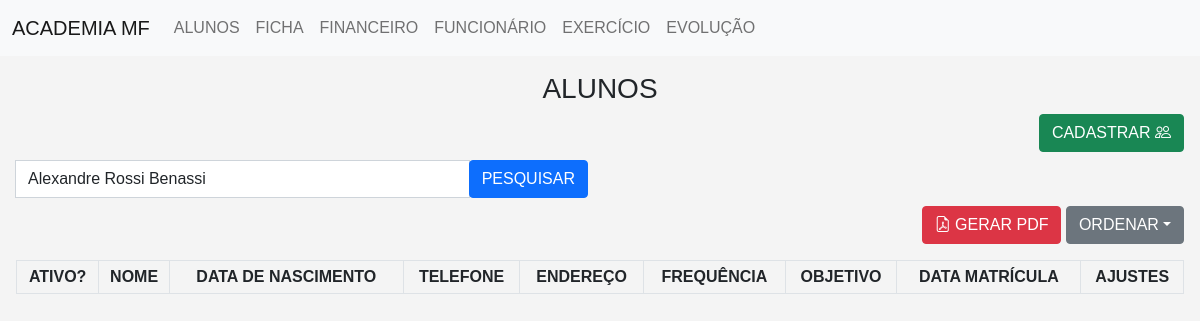
The page /Matricula/index.php?pesquisa=Alexandre Rossi Benassi on the database as committed earlier.
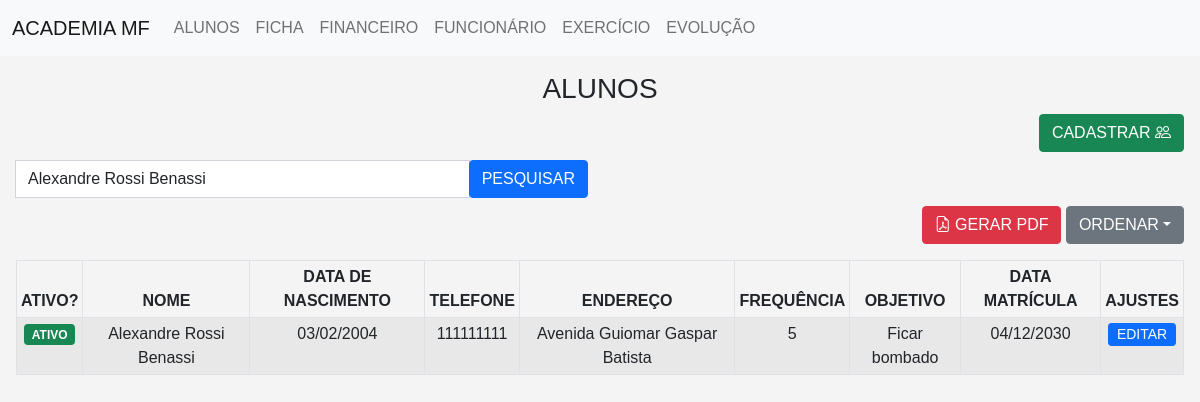
The same page on the database as committed later.
### tables this page shows
CREATE TABLE `aluno` (
  `id` int(11) NOT NULL,
  `nome` varchar(255) DEFAULT NULL,
  `data_nascimento` date DEFAULT NULL,
  `telefone` varchar(255) DEFAULT NULL,
  `endereco` varchar(255) DEFAULT NULL,
  `frequencia` int(11) DEFAULT NULL,
  `objetivo` varchar(255) DEFAULT NULL,
  `data_matricula` date DEFAULT NULL,
  `ativo` tinyint(1) NOT NULL DEFAULT 1
);

### Classe/Conexao.php (called while the page is built)
<?php
class Db{
    public static function conexao(){
        try {
            $conexao = new PDO("mysql:host=localhost;dbname=heman;", "root", "");
            $conexao->setAttribute(PDO::ATTR_ERRMODE, PDO::ERRMODE_EXCEPTION);
            return $conexao;
        } catch (PDOException $e) {
            return NULL;
        }
    }
}
?>

### Matricula/index.php (the view, shortened to what the changed rows need)
<!doctype html>
<html lang="pt-BR">
<head>
    <link href="https://cdn.jsdelivr.net/npm/bootstrap@5.0.2/dist/css/bootstrap.min.css" rel="stylesheet">
    <link rel="stylesheet" href="https://cdn.jsdelivr.net/npm/bootstrap-icons@1.10.5/font/bootstrap-icons.css">
    <link rel="stylesheet" href="https://cdn.jsdelivr.net/npm/bootstrap-icons@1.8.1/font/bootstrap-icons.css">
    <link rel="stylesheet" href="style.css">
</head>
<body>
<?php include("../Classe/Conexao.php") ?>
<?php $pesquisa = isset($_GET["pesquisa"]) ? $_GET["pesquisa"] : NULL; ?>
<?php $ordenar = isset($_GET["ordenar"]) ? $_GET["ordenar"] : "ASC"; ?>
<section class="p-3">
    <table class="table table-striped table-hover mt-3 text-center table-bordered table-sm">
        <thead>
            <tr>
                <th>ATIVO?</th>
                <th>NOME</th>
                <th>DATA DE NASCIMENTO</th>
                <th>TELEFONE</th>
                <th>ENDEREÇO</th>
                <th>FREQUÊNCIA</th>
                <th>OBJETIVO</th>
                <th>DATA MATRÍCULA</th>
                <th class="conteudo-esconder-pdf">AJUSTES</th>
            </tr>
        </thead>
        <tbody>
            <?php
            $sql = ("SELECT * FROM `aluno`");
            if($pesquisa){
                $sql .= (" WHERE `nome` LIKE '%{$pesquisa}%'");
            }
            if($ordenar == "ASC"){
                $sql .= (" ORDER BY `data_matricula` ASC");
            }else if($ordenar == "DESC"){
                $sql .= (" ORDER BY `data_matricula` DESC");
            }
            $executar = Db::conexao()->query($sql);
            $alunos = $executar->fetchAll(PDO::FETCH_OBJ);
            ?>
            <?php foreach ($alunos as $aluno) { ?>
                <tr>
                    <td>
                        <?php if($aluno->ativo == 1) { ?>
                            <span class="badge bg-success">ATIVO</span>
                        <?php } else { ?>
                            <span class="badge bg-danger">INATIVO</span>
                        <?php } ?>
                    </td>
                    <td><?php echo $aluno->nome; ?></td>
                    <td>
                        <?php if($aluno->data_nascimento) { ?>
                            <?php echo date('d/m/Y', strtotime($aluno->data_nascimento)); ?>
                        <?php } else { ?>
                            --
                        <?php } ?>
                    </td>
                    <td><?php echo $aluno->telefone; ?></td>
                    <td><?php echo $aluno->endereco; ?></td>
                    <td><?php echo $aluno->frequencia; ?></td>
                    <td><?php echo $aluno->objetivo; ?></td>
                    <td><?php echo date('d/m/Y', strtotime($aluno->data_matricula)); ?></td>
                    <td class="conteudo-esconder-pdf">
                        <button
                            class="conteudo-esconder-pdf btn btn-primary btn-sm p-0 ps-2 pe-2 botao-selecionar-matricula"
                            data-id="<?php echo $aluno->id; ?>"
                            data-nome="<?php echo $aluno->nome; ?>"
                            data-data_nascimento="<?php echo $aluno->data_nascimento; ?>"
                            data-telefone="<?php echo $aluno->telefone; ?>"
                            data-endereco="<?php echo $aluno->endereco; ?>"
                            data-frequencia="<?php echo $aluno->frequencia; ?>"
                            data-objetivo="<?php echo $aluno->objetivo; ?>"
                            data-data_matricula="<?php echo $aluno->data_matricula; ?>"
                            data-ativo="<?php echo $aluno->ativo; ?>">
                            EDITAR
                        </button>
                    </td>
                </tr>
            <?php } ?>
    </table>
</section>
</body>
</html>

Rows that differ between the two databases and show on the page:
added aluno: ativo "ATIVO", nome "Alexandre Rossi Benassi", data_nascimento "03/02/2004", telefone "111111111", endereco "Avenida Guiomar Gaspar Batista", frequencia "5", objetivo "Ficar bombado", data_matricula "04/12/2030"
